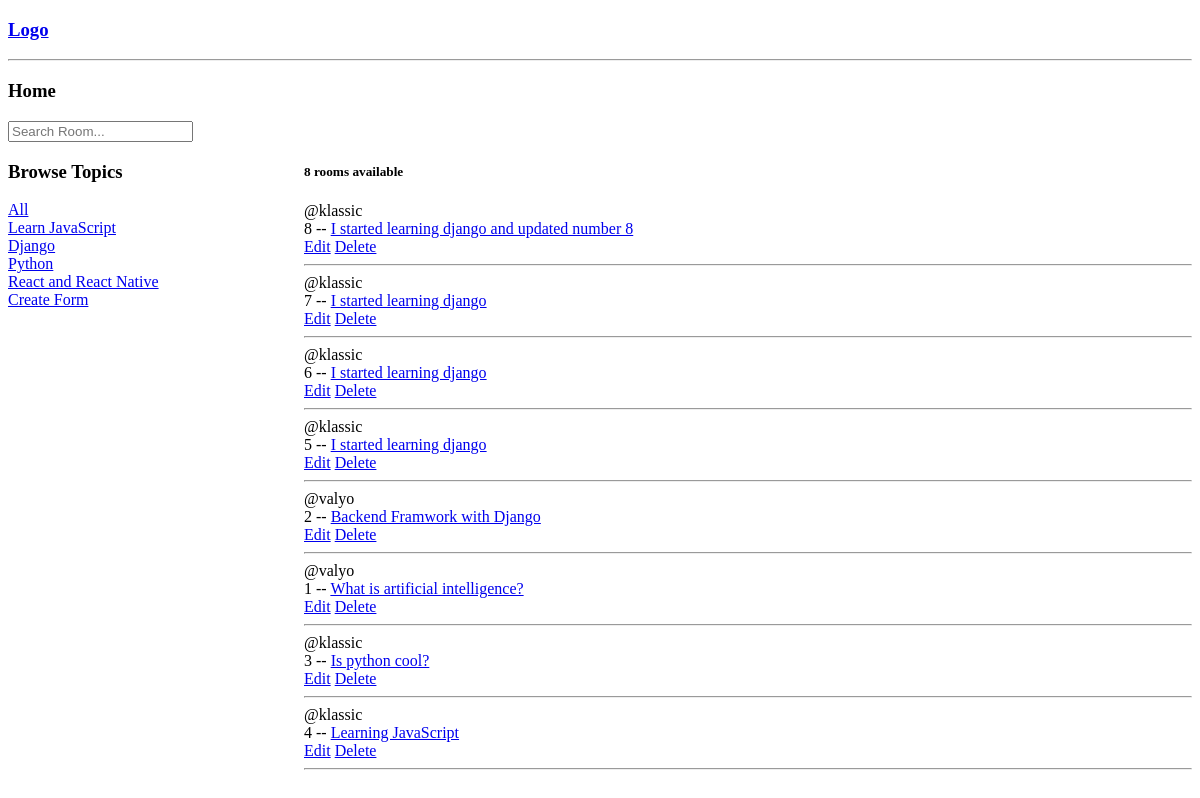
Before: / with the older database file.
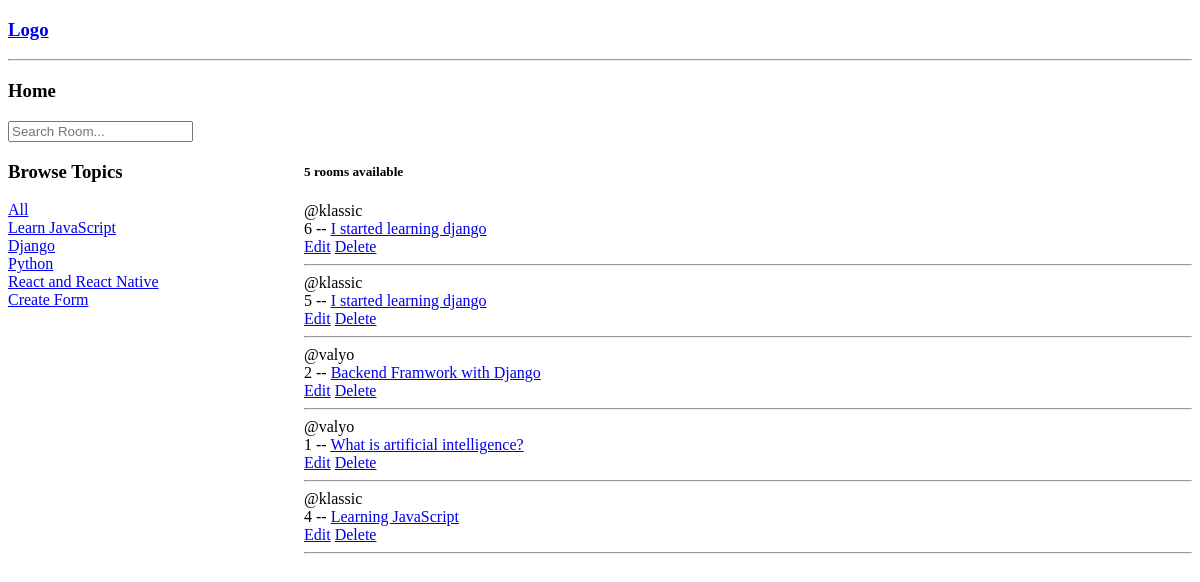
After: the same page with the newer database file.
### base/models.py (models this page shows, shortened)
class Topic(models.Model):
    name = models.CharField(max_length=200)

class Room(models.Model):
    host = models.ForeignKey(User, on_delete= models.SET_NULL, null=True)
    topic = models.ForeignKey(Topic, on_delete= models.SET_NULL, null=True)
    name = models.CharField(max_length= 255, )
    description = models.TextField(blank=True, null=True)
    updated = models.DateTimeField(auto_now=True)
    created_date = models.DateTimeField(auto_now_add=True)
    class Meta:
        ordering = ['-updated', '-created_date']

### base/views.py (the view)
# urls.py: path('', views.home, name='home'),
def home(request):
    q = request.GET.get('q') if request.GET.get('q') != None else ''
    rooms = Room.objects.filter(
        Q(topic__name__icontains = q)|
        Q(name__icontains =  q) |
        Q(description__icontains = q)
        )
    topics = Topic.objects.all()
    roomCount = rooms.count()
    context = {'rooms':rooms, 'topics':topics, 'room_count': roomCount}
    return render(request, 'base/home.html',context)

### base/templates/base/home.html (shortened to what this page needs)
{% extends "base.html" %}
{% block content %}
<h3>Home</h3>
<div>
    <form action="{% url 'home' %}" method="GET">
        <input type="text" placeholder= "Search Room..." name = "q">
    </form>
</div>
<div class="home-container">
    <div class="left-sidebar">
        <h3>
            Browse Topics </h3>
            <div>
                <a href="{% url 'home' %}">All</a>
            </div>
            {% for topic in topics  %}
            <div>
                <a href="{% url 'home' %}?q={{topic.name}}">{{topic.name}}</a>
            </div>
            {% endfor %}
            <a href="{% url 'room-form' %}">Create Form</a>
    </div>
    <div>
        <h5>{{room_count}} rooms available</h5>
        {% for room in rooms %}
     <div>
         <span>@{{room.host.username}}</span> <br>
         {{room.id}} -- <a href="{% url 'room' room.id %}">{{room.name}}</a>
<br>
         <a href="{% url 'update-room-form' room.id %}">Edit</a>
         <a href="{% url 'delete-room' room.id %}">Delete</a>
         <hr>
     </div>
    {% endfor %}
    </div>
{% endblock content %}

Changed rows visible on the page:
removed Room: host.username "klassic", id "8", name "I started learning django and updated number 8"
removed Room: host.username "klassic", id "7", name "I started learning django"
removed Room: host.username "klassic", id "3", name "Is python cool?"
Other visible differences:
{{ room_count }}: "8" → "5"
